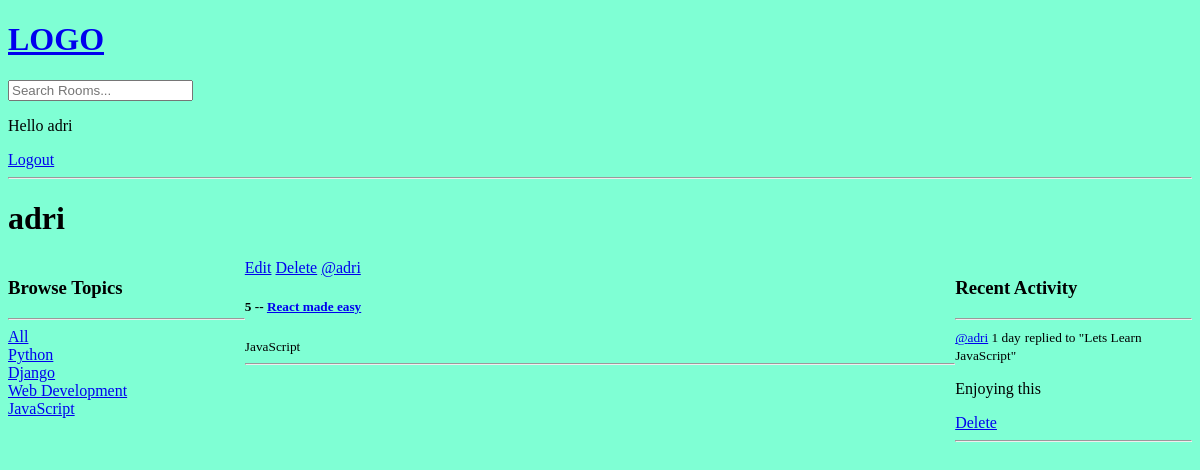
Before: /profile/3/ (signed in) with the older database file.
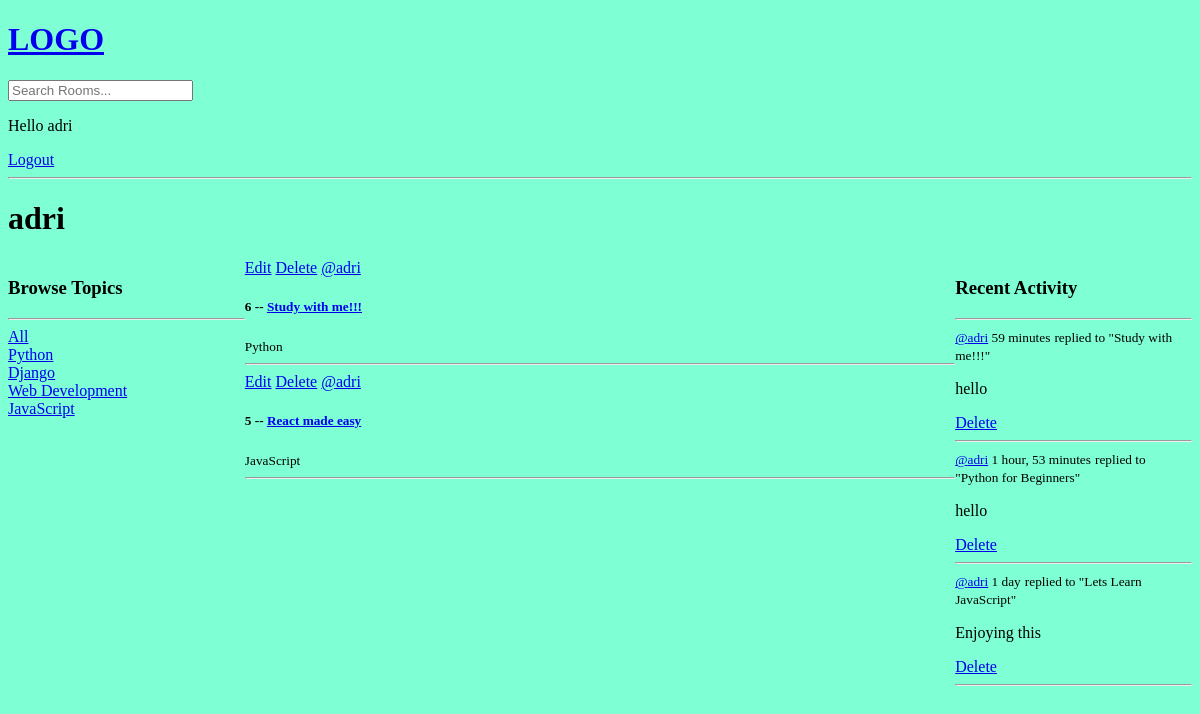
After: the same page with the newer database file.
### base/models.py (models this page shows, shortened)
class Topic(models.Model):
  name = models.CharField(max_length=200)

class Room(models.Model):
  host = models.ForeignKey(User, null=True, on_delete=models.SET_NULL)
  topic = models.ForeignKey(Topic, null=True, on_delete=models.SET_NULL)
  name = models.CharField(max_length=200)
  description = models.TextField(null=True, blank=True)
  participants = models.ManyToManyField(User, related_name="participants", blank=True)
  updated = models.DateTimeField(auto_now=True)
  created = models.DateTimeField(auto_now_add=True)
  class Meta:
    ordering = ['-updated', '-created']
  def __str__(self):
    return self.name

class Message(models.Model):
  user = models.ForeignKey(User, on_delete=models.CASCADE)
  room = models.ForeignKey(Room, on_delete=models.CASCADE)
  body = models.TextField()
  updated = models.DateTimeField(auto_now=True)
  created = models.DateTimeField(auto_now_add=True)
  class Meta:
    ordering = ['-updated', '-created']
  def __str__(self):
    return self.body[0:50]

### base/views.py (the view)
# urls.py: path('profile/<str:pk>/', views.userProfile, name="user-profile"),
def userProfile(request, pk):
    user = User.objects.get(id=pk)
    rooms = user.room_set.all()
    room_messages = user.message_set.all()
    topics = Topic.objects.all()
    context = {
        'user': user,
        'rooms': rooms,
        'room_messages': room_messages,
        'topics': topics
    }
    return render(request, 'base/profile.html', context)

### base/templates/base/profile.html (shortened to what this page needs)
{% extends 'main.html' %}
{% block content %}
<h1>{{ user.username }}</h1>
<div class="profile-container">
  <div>
    {% include 'base/topics_component.html' %}
  </div>
  <div>
    {% include 'base/feed_component.html' %}
  </div>
  <div>
    {% include 'base/activity_component.html' %}
  </div>
</div>
{% endblock %}

### base/templates/base/topics_component.html
<h3>Browse Topics</h3>
<hr>
<div>
  <a href="{% url 'home' %}">All</a>
</div>
{% for topic in topics %}
  <div>
    <a href="{% url 'home' %}?q={{ topic.name }}">{{ topic.name }}</a>
  </div>
{% endfor %}

### base/templates/base/feed_component.html
<div>
  {% for room in rooms %}
    <div>
      {% if request.user == room.host %}
      <a href="{% url 'update-room' room.id %}">Edit</a>
      <a href="{% url 'delete-room' room.id %}">Delete</a>
      {% endif %}
      <a href="{% url 'user-profile' room.host.id %}">@{{ room.host.username }}</a>
      <h5>{{ room.id }} -- <a href="{% url 'room' room.id %}">{{ room.name }}</a></h5>
      <small>{{ room.topic.name }}</small>
      <hr>
    </div>
  {% endfor %}
</div>

### base/templates/base/activity_component.html
<h3>Recent Activity</h3>
<hr>
{% for message in room_messages %}
<div>
  <small><a href="{% url 'user-profile' message.user.id %}">@{{ message.user }}</a>  {{ message.created|timesince }}</small>
  <small>replied to "{{ message.room }}"</small>
  <p>{{ message }}</p>
  {% if request.user == message.user %}
  <a href="{% url 'delete-message' message.id %}">Delete</a>
  {% endif %}
  <hr>
</div>
{% endfor %}

Changed rows visible on the page:
added Room: shows "Edit", host.username "adri", id "6", name "Study with me!!!", topic.name "Python"
added Message: user "adri", created "59 minutes", room "Study with me!!!", body "hello", shows "Delete"
added Message: user "adri", created "1 hour, 53 minutes", room "Python for Beginners", body "hello", shows "Delete"
